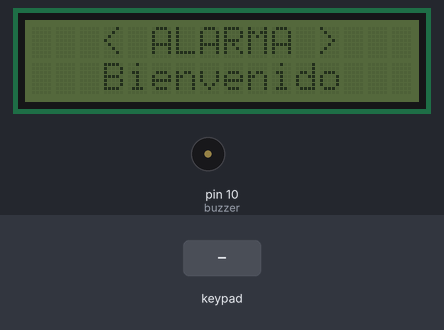
Bench run of a sketch on a simulated Arduino Uno, built with avr-gcc and run on an emulated ATmega328P. Parts: 16×2 character LCD, buzzer (waves = sounding, pin HIGH). The inputs (shaded band) are chosen by the test bench. What the sketch prints to the serial monitor is not drawn.

Above: at 4.2 s.
4.3 s: keypad keys 1 2 3 4 5 6 * pressed 0.4 s apart
At 8.3 s:
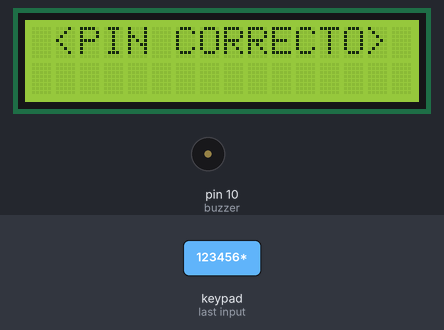
8.6 s: key '*' pressed
At 10.3 s:
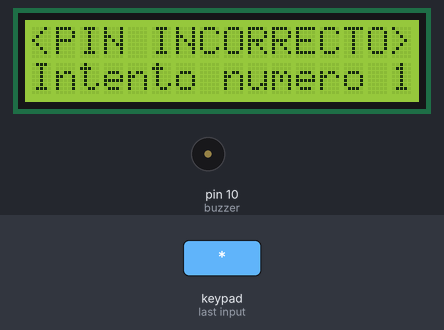
10.7 s: keypad keys * * * * * * A pressed 0.4 s apart
At 13.59 s:
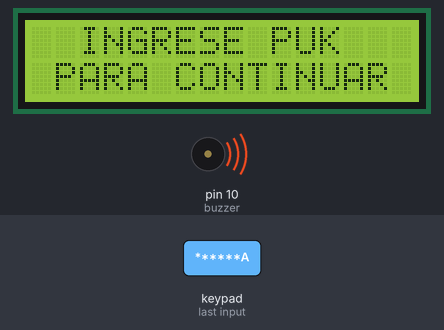
15.0 s: keypad keys 1 2 3 4 5 6 pressed 0.4 s apart
At 16.62 s:
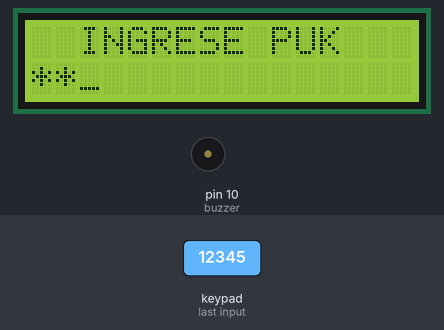
18.9 s: key '1' pressed
At 19.05 s:
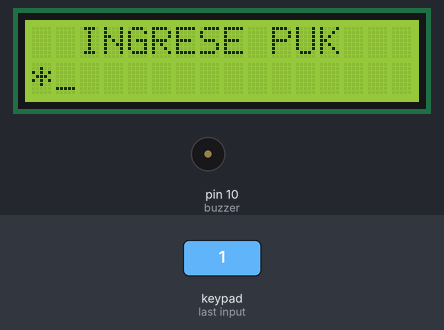
20.6 s: key '2' pressed
At 22.1 s:
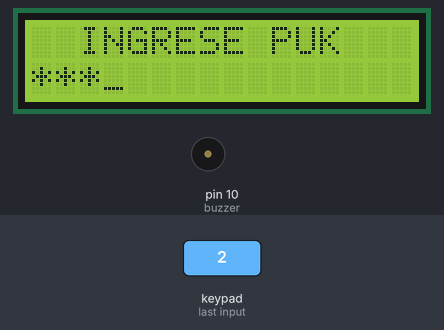
Timing chart, 0 to 23.3 s (numbered marks = the images above; inputs shaded):
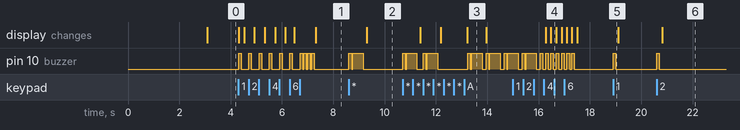

The sketch:

Keypad_betasindelay.ino
```cpp
#include <Password.h> //Incluimos la libreria Password
#include <Keypad.h> //Incluimos la libreria Keypad
#include <Wire.h>
#include <LiquidCrystal_I2C.h>
LiquidCrystal_I2C lcd(0x27,16,2);
Password password = Password("123456");  //Definimos el Password
Password puk = Password("654321");  //Definimos el puk
int dlugosc = 6;//Largo del Password
int buzzer = 10; //Creamos las Variables de salida
int ilosc; //Numero de Clicks
int npasse; //Numeros de veces que se envio al pass a comprobar
const byte ROWS = 4; // Cuatro Filas
const byte COLS = 4; // Cuatro Columnas

// Definimos el Keymap
char keys[ROWS][COLS] = {
  {'1','2','3','A'},
  {'4','5','6','B'},
  {'7','8','9','C'},
  {'*','0','#','D'}
};
byte rowPins[ROWS] = { 9,8,7,6 };// Conectar los keypads ROW1, ROW2, ROW3 y ROW4 a esos Pines de Arduino.
byte colPins[COLS] = { 5,4,3,2, };// Conectar los keypads COL1, COL2, COL3 y COL4 a esos Pines de Arduino.
Keypad keypad = Keypad( makeKeymap(keys), rowPins, colPins, ROWS, COLS );
void setup(){
  lcd.init();
  lcd.backlight();
  lcd.clear();
  lcd.setCursor(3,0);
  lcd.print("< ALARMA >");
  lcd.setCursor(3,1);
  lcd.print("Bienvenido");
  delay(3000);
  lcd.noBacklight();
  Serial.begin(9600);
  keypad.addEventListener(keypadEvent);
  pinMode(buzzer, OUTPUT);
}
void loop(){ keypad.getKey();}
void keypadEvent(KeypadEvent eKey){
  switch (keypad.getState()){
    case PRESSED://Cada vez que se preciona una tecla suena el buzzer
      lcd.backlight();
      for(int i = 1; i <= 1; i++ ){digitalWrite(buzzer, HIGH); delay(100); digitalWrite(buzzer, LOW); delay(50);}
    switch (eKey){
      case '*'://al precionar * se envia a verificar la pass
        if(npasse >= 3){
          checkpuk();
        }
          else{
          checkPassword();
          }
        break;
      case '#': //borrar la pass mientras se escribe
        if(npasse >=3){puk.reset();mostrarpuk();ilosc = 0;}
        else{
          password.reset();
          imppasslcd();
          ilosc = 0;
        }
        break;
      default://si se preciona cualquier numero
        if(npasse >=3){puk.append(eKey);ilosc ++;}
        else{
        ilosc ++;
        password.append(eKey);
        }
    }
  }
/////////////////////////MOSTRAR PASSWORD EN LCD//////////////////////////
  switch(ilosc){//depende cuantas veces se preciono
    case 1:
      imppasslcd();
      lcd.print("*_");
      break;
    case 2:
      imppasslcd();
      lcd.print("**_");
      break;
    case 3:
      imppasslcd();
      lcd.print("***_");
      break;
    case 4:
      imppasslcd();
      lcd.print("****_");
      break;
    case 5:
      imppasslcd();
      lcd.print("*****_");
      break;
    case 6:
      imppasslcd();
      lcd.print("******");
      ilosc = 0;
      break;
  }
///////////////////////MOSTRAR PASSWORD EN LCD//////////////////////////
}
void checkPassword(){
  if (password.evaluate()){//si la contraseña es correcta
    for(int i = 1; i <=3 ; i++ ){//hace sonar 3 veces el buzzer
      digitalWrite(buzzer, HIGH);
      delay(100);
      digitalWrite(buzzer, LOW);
      delay(50);
    }
    npasse = 0;//resetea al numero de veces que se envio la pass incorrectamente
    password.reset();//resetea el password para que no quede en memoria
    Serial.println("Correcto");//muestra que el pin es correcto en el serial
    lcd.clear();
    lcd.setCursor(1,0);
    lcd.print("<PIN CORRECTO>");//muestra que el pin es correcto
    delay(100);//espera 2 segundo prendido
    //GREGAR ACTIVAR O DESACTIVAR ALARMA
  }
  else{ //SI LA CONTRASEÑA ES INCORRECTA
    npasse ++;//suma uno al contador de contraseña incorrecta
    password.reset();
    for(int i = 1; i <= 1; i++ ){//SUENA EL BUZZER  1 VEZ
      digitalWrite(buzzer, HIGH);
      delay(400);
      digitalWrite(buzzer, LOW);
      delay(100);
    }
  switch(npasse){//depende cuantas veces llego a ser incorrecta la clave
    case 1:
      passinc();//muestra el herror en el lcd
      lcd.print("Intento numero 1");
      delay(100);
      break;
    case 2:
      passinc();//muestra el herror en el lcd
      lcd.print("Intento numero 2");
      delay(100);
      break;
    case 3:
      passinc();//muestra el herror en el lcd
      lcd.print("Intento numero 3");
      delay(1000);
      mostrarpuk();
      break;
  }
  }
}

void mostrarpuk(){
  lcd.clear();
  lcd.setCursor(2,0);
  lcd.print("INGRESE PUK");
  lcd.setCursor(1,1);
  lcd.print("PARA CONTINUAR");
  }
void checkpuk(){
   if (puk.evaluate()){//si el es correcta
    for(int i = 1; i <=3 ; i++ ){//hace sonar 3 veces el buzzer
      digitalWrite(buzzer, HIGH);
      delay(100);
      digitalWrite(buzzer, LOW);
      delay(50);
    }
    npasse = 0;//resetea al numero de veces que se envio la pass incorrectamente
    password.reset();//resetea el password para que no quede en memoria
    lcd.clear();
    lcd.setCursor(1,0);
    lcd.print("<PUK CORRECTO>");//muestra que el puk es correcto
    delay(100);//espera 2 segundo prendido
  }
  else{
    puk.reset();
    for(int i = 1; i <= 1; i++ ){//SUENA EL BUZZER  1 VEZ
      digitalWrite(buzzer, HIGH);
      delay(400);
      digitalWrite(buzzer, LOW);
      delay(100);
    }
    lcd.clear();
    lcd.setCursor(0,0);
    lcd.print("<PUK INCORRECTO>");
    lcd.setCursor(0,1);
    lcd.print("Intente de nuevo");
    }
}

void passinc(){//lcd muestra mensaje de contraseña incorrecta
  lcd.clear();
  lcd.setCursor(0,0);
  lcd.print("<PIN INCORRECTO>");
  lcd.setCursor(0,1);
}
void imppasslcd(){
  if(npasse >= 3){
  lcd.clear();
  lcd.setCursor(2,0);
  lcd.print("INGRESE PUK");
  lcd.setCursor(0,1);
  }
  else{
  lcd.clear();
  lcd.setCursor(0,0);
  lcd.print("< INGRESAR PIN >");
  lcd.setCursor(0,1);
  }
}
```

Measured:
- after the input at 4.3 s, pin 10 (buzzer): goes 6 × (HIGH 0.10 s, LOW 0.30 s), 3 × (HIGH 0.10 s, LOW 0.05 s), HIGH 0.10 s, then LOW, starting at once; the display: first changes at once (image 1 shows a later state)
- after the input at 8.6 s, pin 10 (buzzer): LOW → HIGH at once, → LOW 0.10 s later, → HIGH 0.05 s later, → LOW 0.40 s later; the display: changes after 0.69 s (image 2)
- after the input at 10.7 s, the display: first changes after 0.69 s (image 3 shows a later state)
- after the input at 15.0 s, the display: first differs from a run without the input after 1.5 s (image 4)
- after the input at 18.9 s, pin 10 (buzzer): LOW → HIGH at once, → LOW 0.10 s later
- after the input at 20.6 s, pin 10 (buzzer): LOW → HIGH at once, → LOW 0.10 s later; the display: changes after 0.21 s (image 6)
- what the display in image 3 shows lasts 0.7 s, from 13.2 s to 13.9 s
